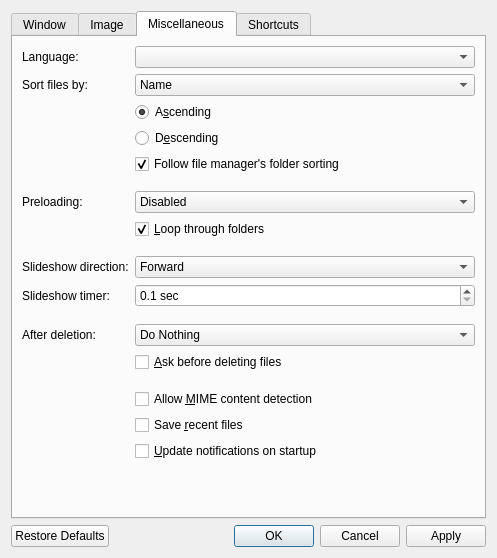
<?xml version="1.0" encoding="UTF-8"?>
<ui version="4.0">
 <class>QVOptionsDialog</class>
 <widget class="QDialog" name="QVOptionsDialog">
  <property name="windowModality">
   <enum>Qt::NonModal</enum>
  </property>
  <property name="geometry">
   <rect>
    <x>0</x>
    <y>0</y>
    <width>497</width>
    <height>558</height>
   </rect>
  </property>
  <property name="windowTitle">
   <string>Settings</string>
  </property>
  <layout class="QVBoxLayout" name="verticalLayout">
   <item>
    <widget class="QTabWidget" name="tabWidget">
     <property name="focusPolicy">
      <enum>Qt::NoFocus</enum>
     </property>
     <property name="currentIndex">
      <number>2</number>
     </property>
     <widget class="QWidget" name="window">
      <property name="layoutDirection">
       <enum>Qt::LeftToRight</enum>
      </property>
      <attribute name="title">
       <string>Window</string>
      </attribute>
      <layout class="QFormLayout" name="formLayout">
       <item row="0" column="0">
        <widget class="QCheckBox" name="bgColorCheckbox">
         <property name="text">
          <string>Back&amp;ground color:</string>
         </property>
         <property name="checked">
          <bool>true</bool>
         </property>
        </widget>
       </item>
       <item row="0" column="1">
        <widget class="QPushButton" name="bgColorButton">
         <property name="focusPolicy">
          <enum>Qt::NoFocus</enum>
         </property>
        </widget>
       </item>
       <item row="1" column="0">
        <widget class="QLabel" name="label">
         <property name="toolTip">
          <string>Changes the amount of information displayed in the titlebar</string>
         </property>
         <property name="text">
          <string>Titlebar text:</string>
         </property>
        </widget>
       </item>
       <item row="1" column="1">
        <widget class="QRadioButton" name="titlebarRadioButton0">
         <property name="text">
          <string>&amp;Basic</string>
         </property>
        </widget>
       </item>
       <item row="2" column="1">
        <widget class="QRadioButton" name="titlebarRadioButton1">
         <property name="text">
          <string>&amp;Minimal</string>
         </property>
         <property name="checked">
          <bool>true</bool>
         </property>
        </widget>
       </item>
       <item row="3" column="1">
        <widget class="QRadioButton" name="titlebarRadioButton2">
         <property name="text">
          <string>&amp;Practical</string>
         </property>
        </widget>
       </item>
       <item row="4" column="1">
        <widget class="QRadioButton" name="titlebarRadioButton3">
         <property name="text">
          <string>&amp;Verbose</string>
         </property>
        </widget>
       </item>
       <item row="6" column="1">
        <spacer name="horizontalSpacer_4">
         <property name="orientation">
          <enum>Qt::Horizontal</enum>
         </property>
         <property name="sizeHint" stdset="0">
          <size>
           <width>40</width>
           <height>5</height>
          </size>
         </property>
        </spacer>
       </item>
       <item row="7" column="0">
        <widget class="QLabel" name="label_6">
         <property name="toolTip">
          <string>Control when the window should resize to fit the image's actual size</string>
         </property>
         <property name="text">
          <string>Window matches image size:</string>
         </property>
        </widget>
       </item>
       <item row="7" column="1">
        <widget class="QComboBox" name="windowResizeComboBox">
         <property name="toolTip">
          <string>Control when the window should resize to fit the image's actual size</string>
         </property>
         <property name="currentIndex">
          <number>0</number>
         </property>
         <item>
          <property name="text">
           <string>Never</string>
          </property>
         </item>
         <item>
          <property name="text">
           <string>When launching</string>
          </property>
         </item>
         <item>
          <property name="text">
           <string>When opening images</string>
          </property>
         </item>
        </widget>
       </item>
       <item row="8" column="0">
        <widget class="QLabel" name="minWindowResizeLabel">
         <property name="text">
          <string>Minimum size:</string>
         </property>
        </widget>
       </item>
       <item row="8" column="1">
        <widget class="QSpinBox" name="minWindowResizeSpinBox">
         <property name="toolTip">
          <string>Control the minimum size that the window should reach when matching the image's actual size</string>
         </property>
         <property name="suffix">
          <string>% of screen size</string>
         </property>
         <property name="minimum">
          <number>0</number>
         </property>
         <property name="maximum">
          <number>100</number>
         </property>
         <property name="singleStep">
          <number>5</number>
         </property>
         <property name="value">
          <number>20</number>
         </property>
        </widget>
       </item>
       <item row="9" column="0">
        <widget class="QLabel" name="maxWindowResizeLabel">
         <property name="toolTip">
          <string>Control the maximum size that the window should reach when matching the image's actual size</string>
         </property>
         <property name="text">
          <string>Maximum size:</string>
         </property>
        </widget>
       </item>
       <item row="9" column="1">
        <widget class="QSpinBox" name="maxWindowResizeSpinBox">
         <property name="toolTip">
          <string>Control the maximum size that the window should reach when matching the image's actual size</string>
         </property>
         <property name="suffix">
          <string>% of screen size</string>
         </property>
         <property name="minimum">
          <number>0</number>
         </property>
         <property name="maximum">
          <number>100</number>
         </property>
         <property name="singleStep">
          <number>5</number>
         </property>
         <property name="value">
          <number>70</number>
         </property>
        </widget>
       </item>
       <item row="10" column="1">
        <spacer name="horizontalSpacer_3">
         <property name="orientation">
          <enum>Qt::Horizontal</enum>
         </property>
         <property name="sizeHint" stdset="0">
          <size>
           <width>40</width>
           <height>5</height>
          </size>
         </property>
        </spacer>
       </item>
       <item row="13" column="1">
        <widget class="QCheckBox" name="darkTitlebarCheckbox">
         <property name="toolTip">
          <string>Choose whether or not the titlebar should always be dark regardless of your chosen macOS appearance</string>
         </property>
         <property name="text">
          <string>&amp;Titlebar always dark</string>
         </property>
         <property name="checked">
          <bool>true</bool>
         </property>
        </widget>
       </item>
       <item row="11" column="1">
        <widget class="QCheckBox" name="menubarCheckbox">
         <property name="text">
          <string>Show menubar</string>
         </property>
        </widget>
       </item>
       <item row="12" column="1">
        <widget class="QCheckBox" name="detailsInFullscreen">
         <property name="toolTip">
          <string>Choose whether or not to display the titlebar text while in fullscreen</string>
         </property>
         <property name="text">
          <string>Show titlebar text in fullscreen</string>
         </property>
        </widget>
       </item>
       <item row="14" column="1">
        <widget class="QCheckBox" name="quitOnLastWindowCheckbox">
         <property name="text">
          <string>&amp;Quit on last window closed</string>
         </property>
        </widget>
       </item>
      </layout>
     </widget>
     <widget class="QWidget" name="image">
      <attribute name="title">
       <string>Image</string>
      </attribute>
      <layout class="QFormLayout" name="formLayout_4">
       <item row="0" column="0">
        <widget class="QLabel" name="label_2">
         <property name="text">
          <string>Scaling:</string>
         </property>
        </widget>
       </item>
       <item row="0" column="1">
        <widget class="QCheckBox" name="filteringCheckbox">
         <property name="toolTip">
          <string>Turn this off to see individual pixels</string>
         </property>
         <property name="text">
          <string>&amp;Bilinear filtering</string>
         </property>
         <property name="checked">
          <bool>true</bool>
         </property>
        </widget>
       </item>
       <item row="1" column="1">
        <widget class="QCheckBox" name="scalingCheckbox">
         <property name="toolTip">
          <string>Images appear aliased (having jagged edges) without this, but it is faster</string>
         </property>
         <property name="text">
          <string>&amp;Image scaling</string>
         </property>
         <property name="checked">
          <bool>true</bool>
         </property>
        </widget>
       </item>
       <item row="2" column="1">
        <widget class="QCheckBox" name="scalingTwoCheckbox">
         <property name="toolTip">
          <string>Choose whether or not the image continues to be scaled when zooming above the window size (can be laggier with large images)</string>
         </property>
         <property name="text">
          <string>&amp;Scaling above window size</string>
         </property>
         <property name="checked">
          <bool>true</bool>
         </property>
        </widget>
       </item>
       <item row="4" column="0">
        <widget class="QLabel" name="label_3">
         <property name="toolTip">
          <string>The amount to zoom every scroll wheel click</string>
         </property>
         <property name="text">
          <string>Zoom amount:</string>
         </property>
        </widget>
       </item>
       <item row="4" column="1">
        <widget class="QSpinBox" name="scaleFactorSpinBox">
         <property name="toolTip">
          <string>The amount to zoom every scroll wheel click</string>
         </property>
         <property name="suffix">
          <string notr="true">%</string>
         </property>
         <property name="minimum">
          <number>1</number>
         </property>
         <property name="maximum">
          <number>200</number>
         </property>
         <property name="singleStep">
          <number>5</number>
         </property>
         <property name="value">
          <number>25</number>
         </property>
        </widget>
       </item>
       <item row="5" column="1">
        <widget class="QCheckBox" name="scrollZoomsCheckbox">
         <property name="toolTip">
          <string>Choose whether scrolling zooms or moves the image (alternative can be accessed at any time by holding ctrl/cmd)</string>
         </property>
         <property name="text">
          <string>Scrolling &amp;zooms</string>
         </property>
         <property name="checked">
          <bool>true</bool>
         </property>
        </widget>
       </item>
       <item row="7" column="1">
        <spacer name="horizontalSpacer">
         <property name="orientation">
          <enum>Qt::Horizontal</enum>
         </property>
         <property name="sizeHint" stdset="0">
          <size>
           <width>40</width>
           <height>5</height>
          </size>
         </property>
        </spacer>
       </item>
       <item row="9" column="1">
        <widget class="QCheckBox" name="pastActualSizeCheckbox">
         <property name="toolTip">
          <string>Stop the image from going past its actual size when resizing the window - you can still zoom past it though</string>
         </property>
         <property name="text">
          <string>Image resizes &amp;past actual size</string>
         </property>
         <property name="checked">
          <bool>true</bool>
         </property>
        </widget>
       </item>
       <item row="8" column="1">
        <widget class="QComboBox" name="cropModeComboBox">
         <property name="sizePolicy">
          <sizepolicy hsizetype="Preferred" vsizetype="Preferred">
           <horstretch>0</horstretch>
           <verstretch>0</verstretch>
          </sizepolicy>
         </property>
         <property name="toolTip">
          <string>Ignores select sides of an image when fitting to window (some sides will extend beyond the window boundaries)</string>
         </property>
         <item>
          <property name="text">
           <string>Fit whole image</string>
          </property>
         </item>
         <item>
          <property name="text">
           <string>Fit height</string>
          </property>
         </item>
         <item>
          <property name="text">
           <string>Fit width</string>
          </property>
         </item>
        </widget>
       </item>
       <item row="8" column="0">
        <widget class="QLabel" name="cropModeLabel">
         <property name="toolTip">
          <string>Ignores select sides of an image when fitting to window (some sides will extend beyond the window boundaries)</string>
         </property>
         <property name="text">
          <string>On window resize:</string>
         </property>
        </widget>
       </item>
       <item row="3" column="1">
        <spacer name="horizontalSpacer_2">
         <property name="orientation">
          <enum>Qt::Horizontal</enum>
         </property>
         <property name="sizeHint" stdset="0">
          <size>
           <width>40</width>
           <height>5</height>
          </size>
         </property>
        </spacer>
       </item>
       <item row="6" column="1">
        <widget class="QCheckBox" name="cursorZoomCheckbox">
         <property name="toolTip">
          <string>Choose whether or not zooming in and out above 100% zoom will zoom towards the cursor</string>
         </property>
         <property name="text">
          <string>Zoom &amp;towards cursor</string>
         </property>
         <property name="checked">
          <bool>true</bool>
         </property>
        </widget>
       </item>
       <item row="10" column="1">
        <spacer name="horizontalSpacer_9">
         <property name="orientation">
          <enum>Qt::Horizontal</enum>
         </property>
         <property name="sizeHint" stdset="0">
          <size>
           <width>40</width>
           <height>5</height>
          </size>
         </property>
        </spacer>
       </item>
       <item row="11" column="0">
        <widget class="QLabel" name="colorSpaceConversionLabel">
         <property name="text">
          <string>Color space conversion:</string>
         </property>
        </widget>
       </item>
       <item row="11" column="1">
        <widget class="QComboBox" name="colorSpaceConversionComboBox">
         <property name="sizePolicy">
          <sizepolicy hsizetype="Preferred" vsizetype="Preferred">
           <horstretch>0</horstretch>
           <verstretch>0</verstretch>
          </sizepolicy>
         </property>
         <item>
          <property name="text">
           <string>Disabled</string>
          </property>
         </item>
         <item>
          <property name="text">
           <string>Auto-detect</string>
          </property>
         </item>
         <item>
          <property name="text">
           <string>sRGB</string>
          </property>
         </item>
         <item>
          <property name="text">
           <string>Display P3</string>
          </property>
         </item>
        </widget>
       </item>
      </layout>
     </widget>
     <widget class="QWidget" name="misc">
      <attribute name="title">
       <string>Miscellaneous</string>
      </attribute>
      <layout class="QFormLayout" name="formLayout_3">
       <item row="0" column="0">
        <widget class="QLabel" name="langComboLabel">
         <property name="text">
          <string>Language:</string>
         </property>
        </widget>
       </item>
       <item row="0" column="1">
        <widget class="QComboBox" name="langComboBox"/>
       </item>
       <item row="1" column="0">
        <widget class="QLabel" name="label_8">
         <property name="text">
          <string>Sort files by:</string>
         </property>
        </widget>
       </item>
       <item row="1" column="1">
        <widget class="QComboBox" name="sortComboBox">
         <item>
          <property name="text">
           <string>Name</string>
          </property>
         </item>
         <item>
          <property name="text">
           <string>Date Modified</string>
          </property>
         </item>
         <item>
          <property name="text">
           <string>Date Created</string>
          </property>
         </item>
         <item>
          <property name="text">
           <string>Size</string>
          </property>
         </item>
         <item>
          <property name="text">
           <string>Type</string>
          </property>
         </item>
         <item>
          <property name="text">
           <string>Random</string>
          </property>
         </item>
        </widget>
       </item>
       <item row="2" column="1">
        <widget class="QRadioButton" name="descendingRadioButton0">
         <property name="text">
          <string>A&amp;scending</string>
         </property>
         <property name="checked">
          <bool>true</bool>
         </property>
        </widget>
       </item>
       <item row="3" column="1">
        <widget class="QRadioButton" name="descendingRadioButton1">
         <property name="text">
          <string>D&amp;escending</string>
         </property>
        </widget>
       </item>
       <item row="4" column="1">
        <widget class="QCheckBox" name="followFileManagerSortCheckbox">
         <property name="toolTip">
          <string>Order files the way the file manager (Dolphin) sorts the folder. The options above are used when that is not available.</string>
         </property>
         <property name="text">
          <string>Follow file manager's folder sorting</string>
         </property>
         <property name="checked">
          <bool>true</bool>
         </property>
        </widget>
       </item>
       <item row="5" column="1">
        <spacer name="horizontalSpacer_6">
         <property name="orientation">
          <enum>Qt::Horizontal</enum>
         </property>
         <property name="sizeHint" stdset="0">
          <size>
           <width>40</width>
           <height>5</height>
          </size>
         </property>
        </spacer>
       </item>
       <item row="6" column="0">
        <widget class="QLabel" name="label_7">
         <property name="toolTip">
          <string>Controls the amount of images preloaded</string>
         </property>
         <property name="text">
          <string>Preloading:</string>
         </property>
        </widget>
       </item>
       <item row="6" column="1">
        <widget class="QComboBox" name="preloadingComboBox">
         <property name="toolTip">
          <string>Controls the amount of images preloaded</string>
         </property>
         <property name="currentIndex">
          <number>0</number>
         </property>
         <item>
          <property name="text">
           <string>Disabled</string>
          </property>
         </item>
         <item>
          <property name="text">
           <string>Adjacent</string>
          </property>
         </item>
         <item>
          <property name="text">
           <string>Extended</string>
          </property>
         </item>
        </widget>
       </item>
       <item row="7" column="1">
        <widget class="QCheckBox" name="loopFoldersCheckbox">
         <property name="toolTip">
          <string>Controls whether or not qView should go back to the first item after reaching the end of a folder</string>
         </property>
         <property name="text">
          <string>&amp;Loop through folders</string>
         </property>
         <property name="checked">
          <bool>true</bool>
         </property>
        </widget>
       </item>
       <item row="8" column="1">
        <spacer name="horizontalSpacer_5">
         <property name="orientation">
          <enum>Qt::Horizontal</enum>
         </property>
         <property name="sizeHint" stdset="0">
          <size>
           <width>40</width>
           <height>5</height>
          </size>
         </property>
        </spacer>
       </item>
       <item row="9" column="0">
        <widget class="QLabel" name="label_4">
         <property name="text">
          <string>Slideshow direction:</string>
         </property>
        </widget>
       </item>
       <item row="9" column="1">
        <widget class="QComboBox" name="slideshowDirectionComboBox">
         <item>
          <property name="text">
           <string>Forward</string>
          </property>
         </item>
         <item>
          <property name="text">
           <string>Backward</string>
          </property>
         </item>
        </widget>
       </item>
       <item row="10" column="0">
        <widget class="QLabel" name="label_5">
         <property name="text">
          <string>Slideshow timer:</string>
         </property>
        </widget>
       </item>
       <item row="10" column="1">
        <widget class="QDoubleSpinBox" name="slideshowTimerSpinBox">
         <property name="suffix">
          <string> sec</string>
         </property>
         <property name="decimals">
          <number>1</number>
         </property>
         <property name="minimum">
          <double>0.100000000000000</double>
         </property>
         <property name="maximum">
          <double>999.899999999999977</double>
         </property>
         <property name="singleStep">
          <double>0.100000000000000</double>
         </property>
        </widget>
       </item>
       <item row="11" column="1">
        <spacer name="horizontalSpacer_7">
         <property name="orientation">
          <enum>Qt::Horizontal</enum>
         </property>
         <property name="sizeHint" stdset="0">
          <size>
           <width>40</width>
           <height>5</height>
          </size>
         </property>
        </spacer>
       </item>
       <item row="15" column="1">
        <widget class="QCheckBox" name="mimeContentDetectionCheckbox">
         <property name="toolTip">
          <string>Detect supported files in folder even if extension isn't recognized (may be slow with larger/network folders)</string>
         </property>
         <property name="text">
          <string>Allow &amp;MIME content detection</string>
         </property>
        </widget>
       </item>
       <item row="16" column="1">
        <widget class="QCheckBox" name="saveRecentsCheckbox">
         <property name="text">
          <string>Save &amp;recent files</string>
         </property>
        </widget>
       </item>
       <item row="17" column="1">
        <widget class="QCheckBox" name="updateCheckbox">
         <property name="text">
          <string extracomment="The notifications are for new qView releases">&amp;Update notifications on startup</string>
         </property>
        </widget>
       </item>
       <item row="12" column="1">
        <widget class="QComboBox" name="afterDeletionComboBox">
         <property name="currentIndex">
          <number>1</number>
         </property>
         <item>
          <property name="text">
           <string>Move Back</string>
          </property>
         </item>
         <item>
          <property name="text">
           <string>Do Nothing</string>
          </property>
         </item>
         <item>
          <property name="text">
           <string>Move Forward</string>
          </property>
         </item>
        </widget>
       </item>
       <item row="12" column="0">
        <widget class="QLabel" name="label_10">
         <property name="text">
          <string>After deletion:</string>
         </property>
        </widget>
       </item>
       <item row="13" column="1">
        <widget class="QCheckBox" name="askDeleteCheckbox">
         <property name="text">
          <string>&amp;Ask before deleting files</string>
         </property>
        </widget>
       </item>
       <item row="14" column="1">
        <spacer name="horizontalSpacer_8">
         <property name="orientation">
          <enum>Qt::Horizontal</enum>
         </property>
         <property name="sizeHint" stdset="0">
          <size>
           <width>40</width>
           <height>5</height>
          </size>
         </property>
        </spacer>
       </item>
      </layout>
     </widget>
     <widget class="QWidget" name="shortcuts">
      <attribute name="title">
       <string>Shortcuts</string>
      </attribute>
      <layout class="QVBoxLayout" name="verticalLayout_2">
       <item>
        <widget class="QTableWidget" name="shortcutsTable">
         <property name="editTriggers">
          <set>QAbstractItemView::NoEditTriggers</set>
         </property>
         <property name="alternatingRowColors">
          <bool>true</bool>
         </property>
         <property name="selectionMode">
          <enum>QAbstractItemView::SingleSelection</enum>
         </property>
         <property name="selectionBehavior">
          <enum>QAbstractItemView::SelectRows</enum>
         </property>
         <property name="showGrid">
          <bool>false</bool>
         </property>
         <property name="rowCount">
          <number>0</number>
         </property>
         <property name="columnCount">
          <number>2</number>
         </property>
         <attribute name="horizontalHeaderCascadingSectionResizes">
          <bool>true</bool>
         </attribute>
         <attribute name="horizontalHeaderDefaultSectionSize">
          <number>150</number>
         </attribute>
         <attribute name="horizontalHeaderHighlightSections">
          <bool>false</bool>
         </attribute>
         <attribute name="horizontalHeaderStretchLastSection">
          <bool>true</bool>
         </attribute>
         <attribute name="verticalHeaderVisible">
          <bool>false</bool>
         </attribute>
         <column>
          <property name="text">
           <string>Action</string>
          </property>
         </column>
         <column>
          <property name="text">
           <string>Shortcuts</string>
          </property>
         </column>
        </widget>
       </item>
      </layout>
     </widget>
    </widget>
   </item>
   <item>
    <widget class="QDialogButtonBox" name="buttonBox">
     <property name="focusPolicy">
      <enum>Qt::NoFocus</enum>
     </property>
     <property name="orientation">
      <enum>Qt::Horizontal</enum>
     </property>
     <property name="standardButtons">
      <set>QDialogButtonBox::Apply|QDialogButtonBox::Cancel|QDialogButtonBox::Ok|QDialogButtonBox::RestoreDefaults</set>
     </property>
    </widget>
   </item>
  </layout>
 </widget>
 <resources/>
 <connections>
  <connection>
   <sender>buttonBox</sender>
   <signal>rejected()</signal>
   <receiver>QVOptionsDialog</receiver>
   <slot>reject()</slot>
   <hints>
    <hint type="sourcelabel">
     <x>325</x>
     <y>332</y>
    </hint>
    <hint type="destinationlabel">
     <x>286</x>
     <y>274</y>
    </hint>
   </hints>
  </connection>
  <connection>
   <sender>buttonBox</sender>
   <signal>accepted()</signal>
   <receiver>QVOptionsDialog</receiver>
   <slot>accept()</slot>
   <hints>
    <hint type="sourcelabel">
     <x>257</x>
     <y>332</y>
    </hint>
    <hint type="destinationlabel">
     <x>157</x>
     <y>274</y>
    </hint>
   </hints>
  </connection>
 </connections>
</ui>
